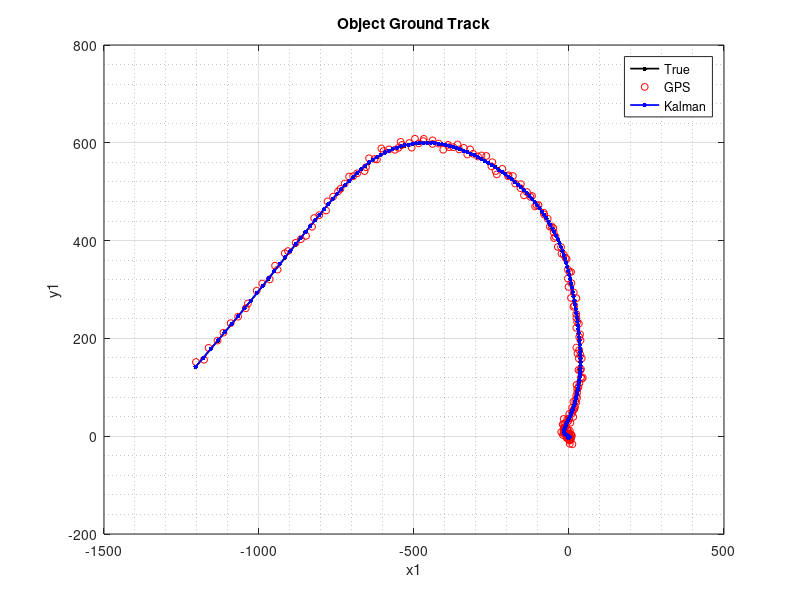
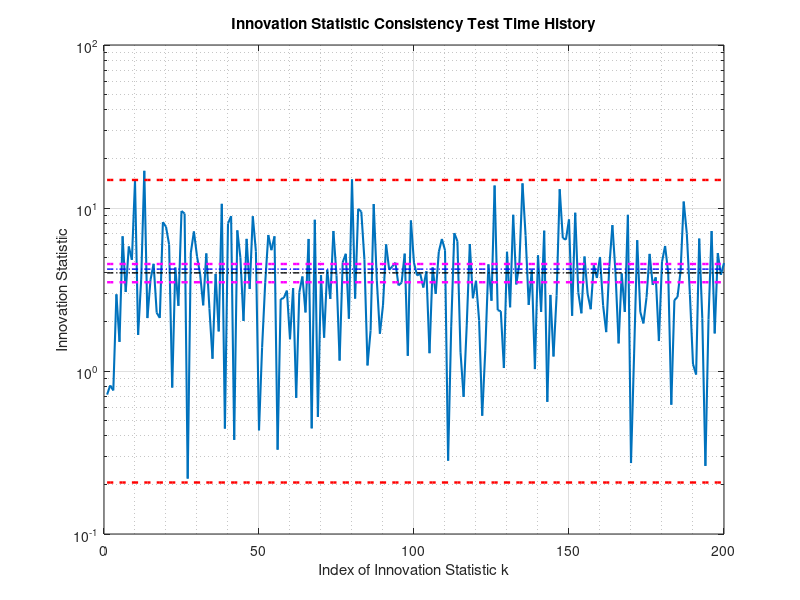
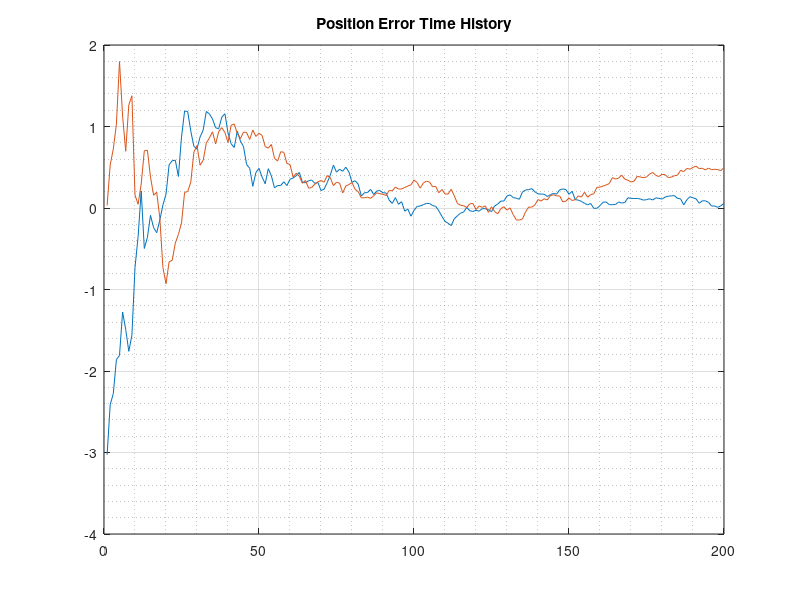
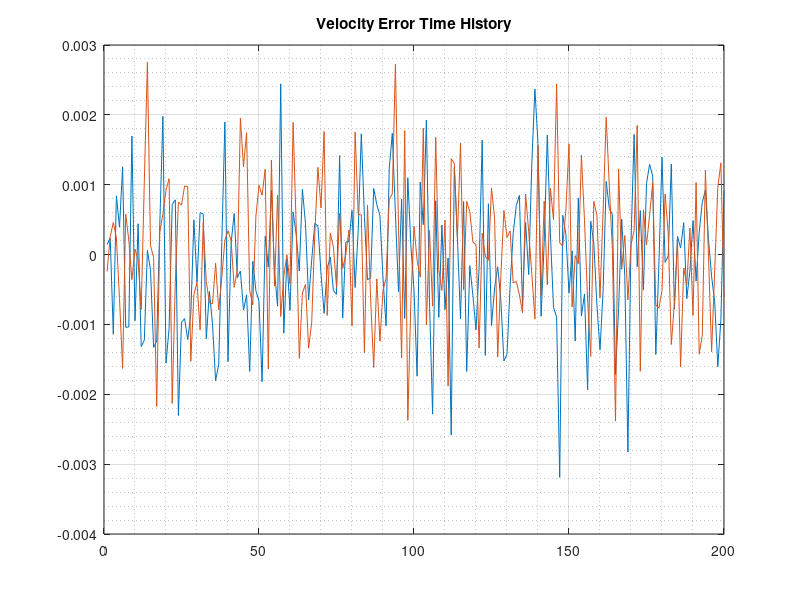

MATLAB code for these plots, in order:
%% Filter Process Noise Covariance Example
% 
% This script serves as a brief tutorial on tuning the Process Noise 
% Covariance for a Kalman Filter. Recall that the Kalman Filter is, for 
% linear processes, the optimal Maximum Likelihood and Minimum Mean 
% Squared Error estimator for the system described by:
% 
%   x(k+1) = F*x(k) + Gamma*v(k)        - State Transition
%   z(k+1) = H*x(k+1) + w(k+1)          - Measurement
% 
% In this example, a vehicle will be driving on a road in two dimensions.
% The vehicle state will be modeled as the x1 and x2 position, velocity,
% and acceleration components.
% 
% The point of this script is to show what it means that the Process Noise
% Covariance (Q) needs to be tuned. It's not like the Measurement Noise
% Covariance (R) that can be measured by taking the standard deviation of
% sensor errors. There are rules of thumb to guess Q, but beyond that
% there's no theoretical way to do it. I think that it would probably be a
% good problem for machine learning.
% 
% DEPENDENCIES
% zhist.mat
% xhist.mat
% 
% @author: Matt Marti
% @date: 2018-12-14

clear, clc


%% Governing System Parameters
% In this example, we'll assume we're measuring a car with a GPS. So the
% system will essentially be x and y positions, velocities, accelerations.
% The state will take the form:
% 
%   x(k) = [ x1; v1; a1; x2; v2; a2 ]
% 
% Measurements will take the form:
% 
%   z(k) = [ x1; v1; x2; v2 ]
% 
% Let the standard deviation of GPS be 5 meters for position, and 0.001 m/s
% for velocity. This is essentially a loosely coupled GPS Filter, meaning
% we are using position and velocity measurements instead of pseudorange
% and Doppler.

% Measurement Delta Time
dt = .2;

% F - State Transition Matrix
% x = [ x1; v1; a1; x2; v2; a2 ]
F = [ 1,  dt,  dt^2/2, 0,  0,   0      ; ...
      0,  1,   dt,     0,  0,   0      ; ...
      0,  0,   1,      0,  0,   0      ; ...
      0,  0,   0,      1,  dt,  dt^2/2 ; ...
      0,  0,   0,      0,  1,   dt     ; ...
      0,  0,   0,      0,  0,   1      ];

% H - Measurement Model
% z = [ x1; v1; x2; v2 ]
H = [ 1, 0, 0, 0, 0, 0 ;...
      0, 1, 0, 0, 0, 0 ;...
      0, 0, 0, 1, 0, 0 ;...
      0, 0, 0, 0, 1, 0 ];

% R - Measurement Noise Covariance
R = [ 5^2,  0,        0,    0       ; ...
      0,    0.001^2,  0,    0       ; ...
      0,    0,        5^2,  0       ; ...
      0,    0,        0,    0.001^2 ];


%% Process Noise Stuff
% These need to be chosen correctly to get better estimates. Try different
% values to see how they improve or worsen the Chi-Squared Distribution
% tests.
% 
% The way things are set up here, process noise affects velocity and
% acceleration.

% Gamma - Process Noise Gain
% This is usually just 1s and 0s, and essentially just let's you add the
% process noise v(k) to the state. Sometimes it has other values though,
% especially when v(k) is a scalar. If this is the case, then v(k) is
% scaled by this matrix.
Gamma = [ 0, 0, 0, 0 ; ...
          1, 0, 0, 0 ; ...
          0, 1, 0, 0 ; ...
          0, 0, 0, 0 ; ...
          0, 0, 1, 0 ; ...
          0, 0, 0, 1 ];

% Q - Process Noise Covariance
% This is the real important part. These values are assumed, and there's no
% solid theoretical way to get them. Hence, a machine learning technique
% could be used to guess them to get the filter to work right. Not knowning
% this matrix also extends to it's dimension. For example, here there is no
% prcoess noise for position, but whose to say the car isn't slipping? Is
% the noise correlated (elements off the diagonal)?
Q = [ 0.01,  0,  0,     0  ; ...
      0,     1,  0,     0  ; ...
      0,     0,  0.01,  0  ; ...
      0,     0,  0,     1  ];

% As an alternative, you can try to switch between the Q values below

% Gamma = ones(6,1);
% Q = 0.1;

% Gamma = ones(6,1);
% Q = 0.01;

% Gamma = ones(6,1);
% Q = 0.001;

% Gamma = ones(6,1);
% Q = 1;

% Q = 0.1*Q;
% Q = 0.01*Q;
% Q = 0.001*Q;
% Q = 10*Q;
% Q = 100*Q;
% Q = 1000*Q;


%% Run Filter on System

% Load measurement time history
load('zhist.mat');
N = size(zhist,2);

% Initial state estimate - assume we are starting from the first GPS
% measurement
xhat_0 = [ 0; 0; 0; 0; 0; 0 ];

% Initial Covariance estimate - This can be set pretty big and it will
% converge fast for a linear system. Don't want it to be too small if you
% think you're not accurate
P_0 = 10*eye(6);

% Preallocate data arrays
xhathist = zeros(6,N);
Phist = zeros(6,6,N);
epsilonhist = zeros(1,N);

% Initialize loop variables
xhat_k = xhat_0;
P_k = P_0;

% Run Filter
for kp1 = 1:N % Index by k+1
    k = kp1 - 1;
    
    % Dynamic Propagation - Predict the next state
    xbar_kp1 = F*xhat_k;
    Pbar_kp1 = F*P_k*(F') + Gamma*Q*(Gamma');
    
    % Obtain Measurement Data
    zkp1 = zhist(:,kp1);
    
    % Filter Innovation
    nu_kp1 = zkp1 - H*xbar_kp1;
    
    % Compute Kalman Gain
    S_kp1 = H*Pbar_kp1*(H') + R;
    invS_kp1 = inv(S_kp1);
    W_kp1 = Pbar_kp1*(H')*invS_kp1; %#ok
    
    % Measurement Update - Correct the prediction based on measurements
    xhat_kp1 = xbar_kp1 + W_kp1*nu_kp1;
    P_kp1 = Pbar_kp1 - W_kp1*S_kp1*(W_kp1');
    
    % Innovation Statistic
    epsilon_kp1 = (nu_kp1')*invS_kp1*nu_kp1; %#ok
    
    % Save data
    xhathist(:,kp1) = xhat_kp1;
    Phist(:,:,kp1) = P_kp1;
    epsilonhist(kp1) = epsilon_kp1;
    
    % Iterate
    xhat_k = xhat_kp1;
    P_k = P_kp1;
end


%% Chi-Squared Distribution Test for Filter Consistency
% This is what's known as a consistency test. It makes sure that the Filter
% Innovation is sampled from a Chi-Squared distribution of degree equal to 
% the number of elements of the measurement vector z. Essentially, this is
% what you use to tell that the Filter is working correctly (In the absence
% of truth data).

% "1% of points may lie outside these bounds"
alpha = 0.01;

% Chi-Squared Distribution Bounds for Innovation Statistic
% These are displayed as red lines on the Innovation Statistic Mean Time
% History. A certain percentage of points must lie within these bounds.
nz = 4; % Number of Measurements
r1nu = chi2inv(alpha/2, nz);
r2nu = chi2inv(1-alpha/2, nz);

% Chi-Squared Distribution Bounds for Innovation Statistic Mean
% These are displayed as magenta lines on the Consistency Test Time
% Hisotry. The mean value of the Innovation Statistic must lie within these
% bounds.
r1nu_mean = chi2inv(alpha/2, N*nz)/N;
r2nu_mean = chi2inv(1-alpha/2, N*nz)/N;

% Chi-squared distribution test
passcount = zeros(N,1);
for k = 1:N
    passcount(k) = (r1nu <= epsilonhist(k)) && (epsilonhist(k) <= r2nu);
end
passrate = 100*sum(passcount)/length(passcount);
pass = passrate >= 100*(1-alpha);

% Filter consistency can also be measured by running Monte-Carlo
% simulations. However, for this example, we are assuming we don't have the
% true state time history.


%% Plot State Estimates

% Display whether filter passes consistency test
if pass
    fprintf('Filter passed consistency test\n');
else
    fprintf('Filter failed consistency test\n');
end
fprintf('Filter pass rate: %.2f\n', passrate);

% Load Truth Data
load xhist.mat

% Ground Track Plot
figure(1)
hold off
plot(xhist(1,:), xhist(4,:),'k.-', 'linewidth', 1.25, 'markersize', 10);
hold on
plot(zhist(1,:), zhist(3,:),'ro', 'markersize', 5);
plot(xhathist(1,:), xhathist(4,:),'b.-', 'linewidth', 1.25, 'markersize', 10);
title('Object Ground Track');
xlabel('x1');
ylabel('y1');
legend({'True', 'GPS','Kalman'});
grid on, grid minor

% Innovation Statistic Plot
figure(2);
hold off;
semilogy(epsilonhist', 'linewidth', 1.5);
hold on;
semilogy(r1nu*ones(size(epsilonhist)), 'r--', 'linewidth', 1.75);
semilogy(r2nu*ones(size(epsilonhist)), 'r--', 'linewidth', 1.75);
semilogy(r1nu_mean*ones(size(epsilonhist)), 'm--', 'linewidth', 1.75);
semilogy(r2nu_mean*ones(size(epsilonhist)), 'm--', 'linewidth', 1.75);
semilogy(mean(epsilonhist)*ones(size(epsilonhist)), 'b-.', ...
    'linewidth', 1);
semilogy(nz*ones(size(epsilonhist)), 'k-.', 'linewidth', 1);
hold off;
title('Innovation Statistic Consistency Test Time History');
ylabel('Innovation Statistic');
xlabel('Index of Innovation Statistic k');
grid on, grid minor;

% Position Error
figure(3);
hold off
plot((xhathist([1,4],:) - xhist([1,4],:))');
title('Position Error Time History');
grid on, grid minor

% Velocity Error
figure(4);
hold off
plot((xhathist([2,5],:) - xhist([2,5],:))');
title('Velocity Error Time History');
grid on, grid minor

% Acceleration Error
figure(5);
hold off
plot((xhathist([3,6],:) - xhist([3,6],:))');
title('Acceleration Error Time History');
grid on, grid minor

% Acceleration Time History
figure(6);
hold off
plot(xhathist([3,6],:)','b');
hold on
plot(xhist([3,6],:)', 'r');
title('Acceleration Time History');
grid on, grid minor